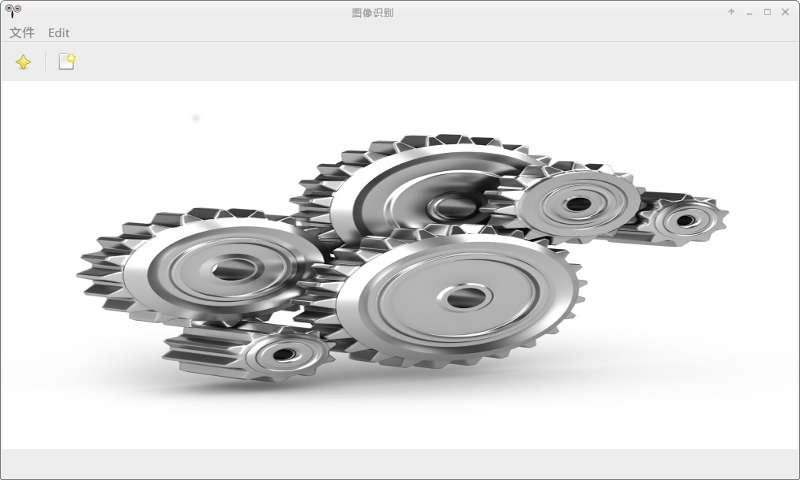
%> input picture Document/images/main.jpg, 800 x 480 px
$ octave --eval "Gaussian(imread('../images/main.jpg'));"   (GNU Octave 9; MATLAB toolbox functions it lacks are replaced by stand-ins)
%> lines starting %> are read from the running program, lines starting %| are printed output that depends on the picture
function Gaussian(I)
%此函数对图像进行5x5高斯滤波
h = fspecial('gaussian',[5,5], 1.2);
[m n p]=size(I);
%> m = 480; n = 800; p = 3
if p==1
    I=double(I);
    I=conv2(I,h,'same');
end
if p==3
    I=double(I);
    I(:,:,1)=conv2(I(:,:,1),h,'same');
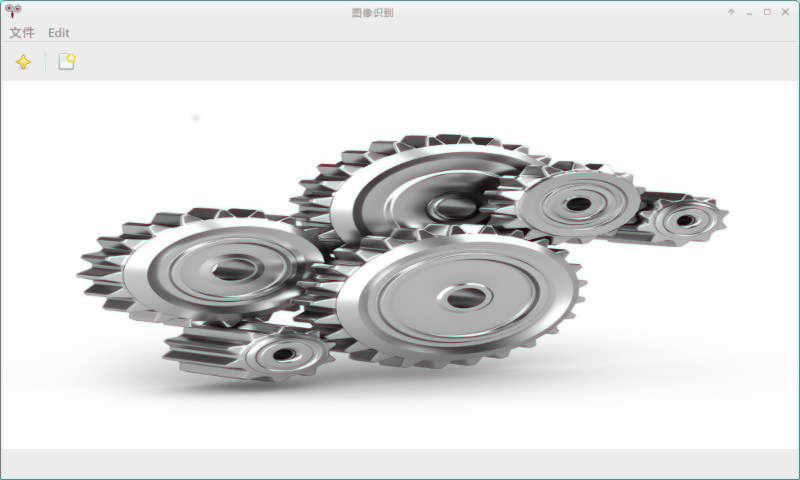
%> I: size 480x800x3 double; mean R, G, B 220.9, 221.3, 221.3; drawn with min black and max white
    I(:,:,2)=conv2(I(:,:,2),h,'same');
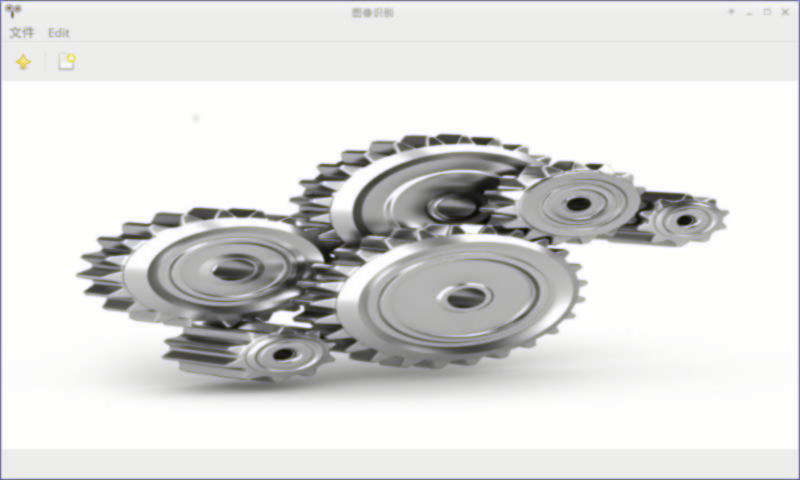
%> I: size 480x800x3 double; mean R, G, B 220.9, 220.9, 221.3; drawn with min black and max white
    I(:,:,3)=conv2(I(:,:,3),h,'same');
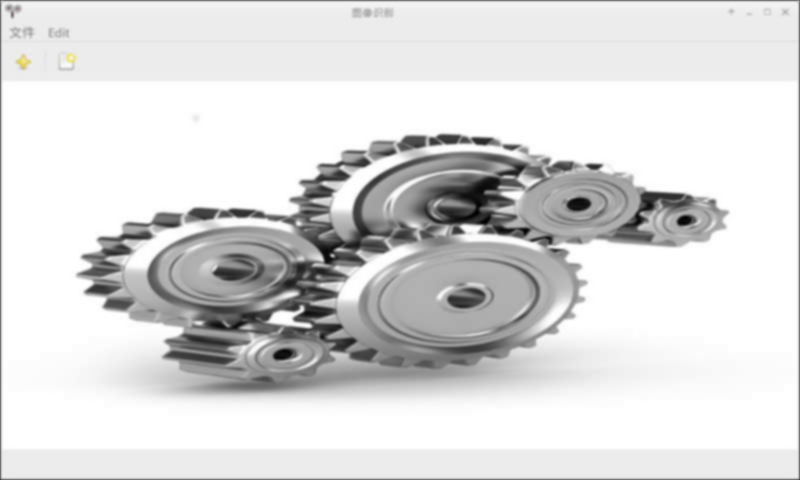
%> I: size 480x800x3 double; mean R, G, B 220.9, 220.9, 220.8; drawn with min black and max white
end
I=uint8(I);
%> I: size 480x800x3 uint8
 imwrite(I,'Gauss.bmp','bmp');
% imtool(I);
